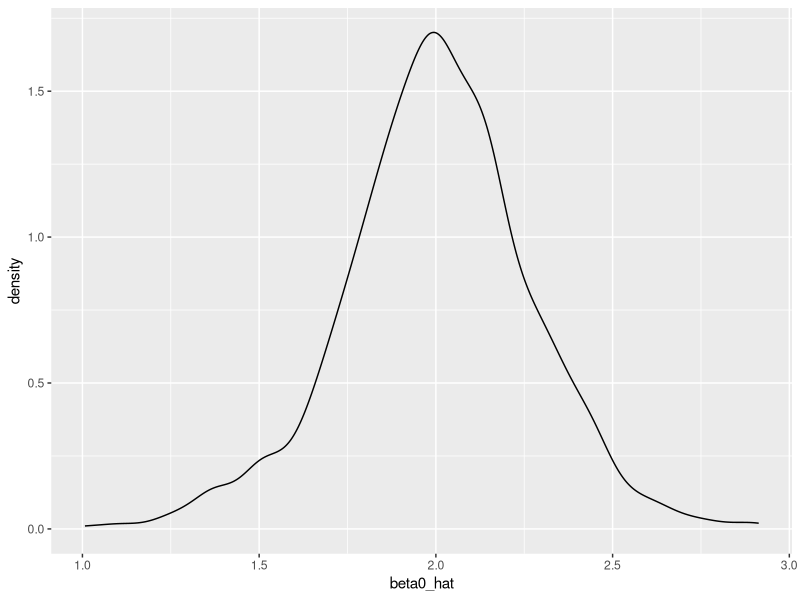
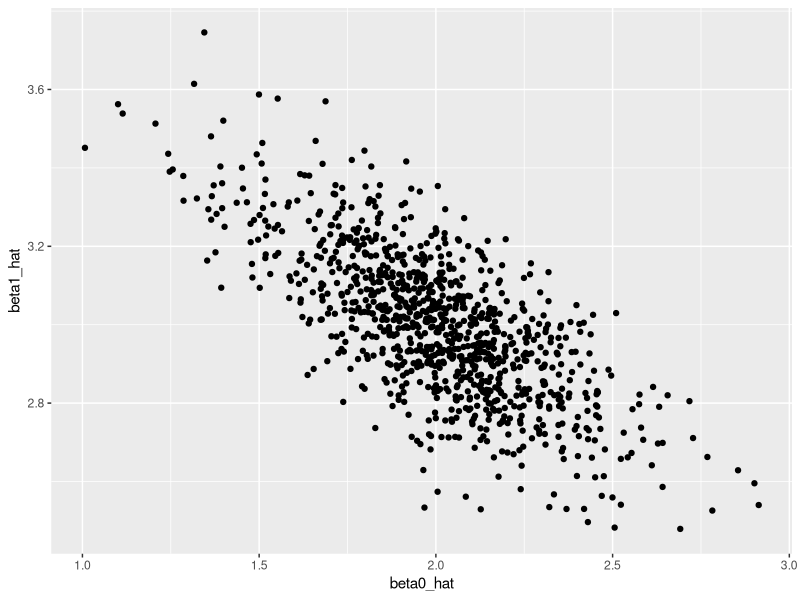
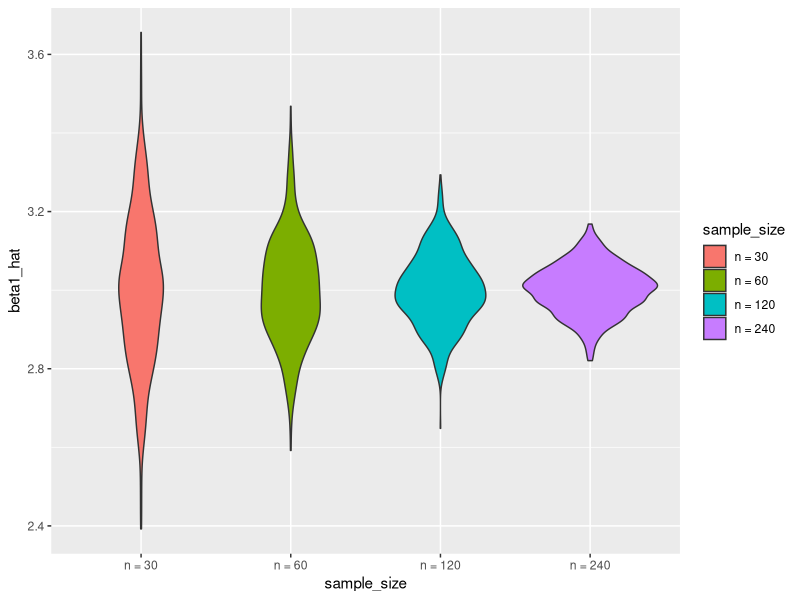
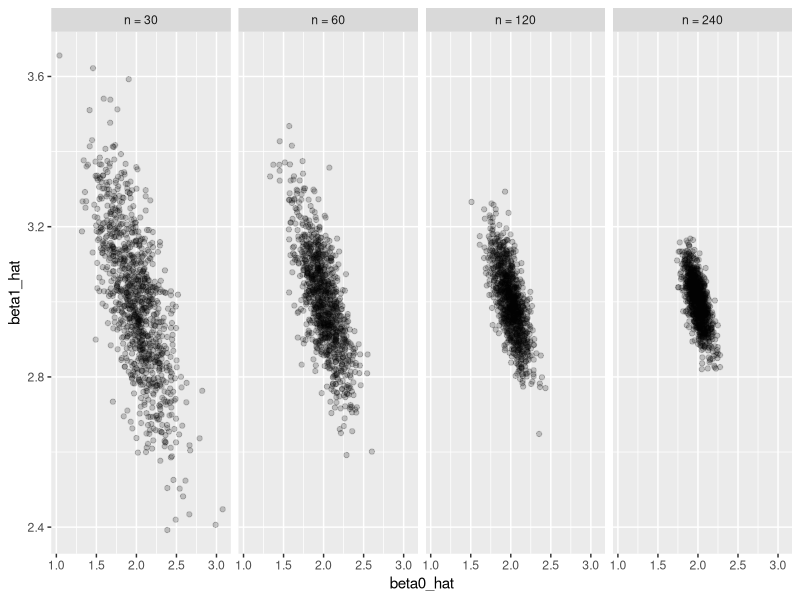
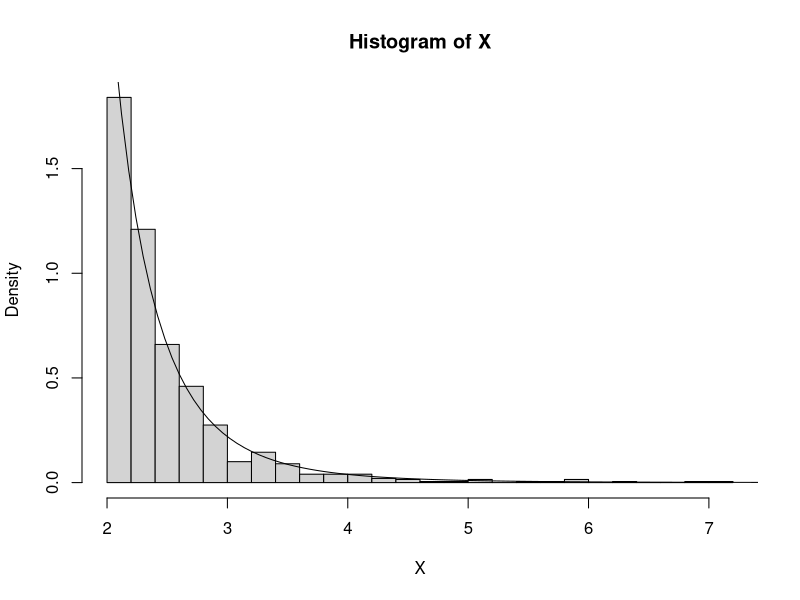
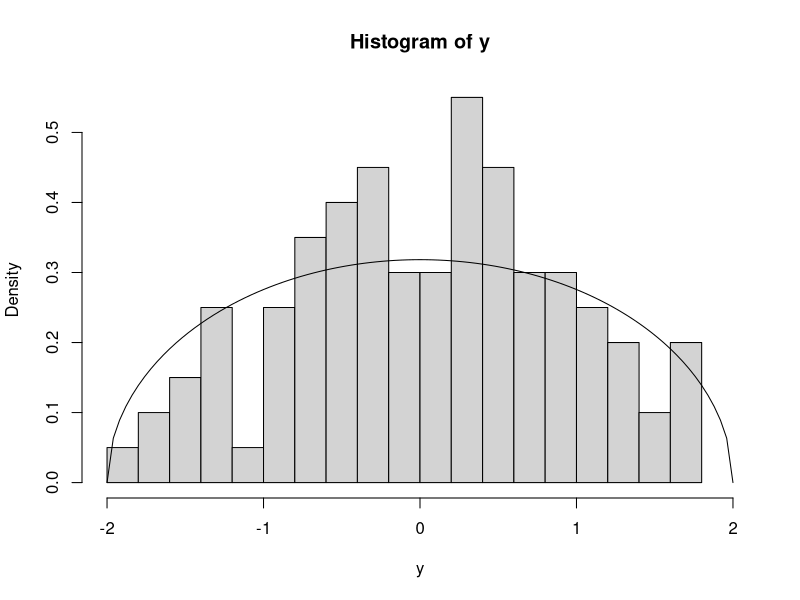

Recreate these plots in R, in order. (Note: this script raises an error after producing the figures.)
## ---- chunk 1
knitr::opts_chunk$set(echo = FALSE,warning = FALSE,message = FALSE)
library(tidyverse)
library(kableExtra)
set.seed(1)
## ---- chunk 2
sim_regression = function(n, beta0 = 2, beta1 = 3) {
  #generate simulation data
  sim_data = tibble(
    x = rnorm(n, mean = 1, sd = 1),
    y = beta0 + beta1 * x + rnorm(n, 0, 1)
  )
  # fit data with linear model
  ls_fit = lm(y ~ x, data = sim_data)
  tibble(
    beta0_hat = coef(ls_fit)[1],
    beta1_hat = coef(ls_fit)[2]
  )
}
## ---- chunk 3
output = vector("list", 1000)
for (i in 1:1000) {
  output[[i]] = sim_regression(n = 30)
}
sim_results = bind_rows(output) 

# bind_rows: useful function to combine the rows
## ---- chunk 4
sim_results = 
  rerun(1000, sim_regression(30, 2, 3)) %>% 
  bind_rows()
## ---- chunk 5
# ensure beta0_hat follows normal distribution
sim_results %>% 
  ggplot(aes(x = beta0_hat)) + 
  geom_density()

## ---- chunk 6
# plot the result
sim_results %>% 
  ggplot(aes(x = beta0_hat, y = beta1_hat)) + 
  geom_point()
## ---- chunk 7
n_list = list("n_30"  = 30, 
              "n_60"  = 60, 
              "n_120" = 120, 
              "n_240" = 240)
output = vector("list", length = 4)

for (i in 1:4) {
  output[[i]] = rerun(100, sim_regression(n_list[[i]])) %>% 
    bind_rows
}
## ---- chunk 8
simulate_n_regressions = 
  function(n_runs = 100, n, beta0 = 2, beta1 = 3) {
  rerun(n_runs, sim_regression(n, beta0, beta1)) %>% 
    bind_rows()
}
sim_results = 
  tibble(sample_size = c(30, 60, 120, 240)) %>% 
  mutate(estimate_dfs = 
    map(.x = sample_size, ~simulate_n_regressions(n = .x))) %>% 
  unnest
## ---- chunk 9
sim_results = 
  tibble(sample_size = c(30, 60, 120, 240)) %>% 
  mutate(
  estimate_dfs = map(.x = sample_size, 
      ~simulate_n_regressions(n_runs = 1000, n = .x))
  ) %>% unnest
## ---- chunk 10
sim_results %>% 
  mutate(
    sample_size = str_c("n = ", sample_size),
    sample_size = fct_inorder(sample_size)) %>% 
  ggplot(aes(x = sample_size, y = beta1_hat, fill = sample_size)) + 
  geom_violin()
## ---- chunk 11
sim_results %>% 
  mutate(
    sample_size = str_c("n = ", sample_size),
    sample_size = fct_inorder(sample_size)) %>% 
  ggplot(aes(x = beta0_hat, y = beta1_hat)) + 
  geom_point(alpha = .2) + 
  facet_grid(~sample_size)
## ---- chunk 12
sim_results %>% 
  gather(key = parameter, value = estimate, beta0_hat:beta1_hat) %>% 
  group_by(parameter, sample_size) %>% 
  summarize(emp_mean = mean(estimate),
            emp_var = var(estimate)) %>% 
  knitr::kable(digits = 3) %>% 
  kable_styling(
    latex_options = c("scale_down"))
  
## ---- chunk 13
set.seed(111)
ar_generator = function(n,alpha,gamma) {
  U <- runif(n);
  X <- (alpha/(1-U)^(1/gamma))
  return(X)}
X <- ar_generator(1000, alpha = 2, gamma = 5)

alpha = 2; gamma = 5
hist(X,prob=TRUE,breaks = 20)
curve(gamma*alpha^gamma/{x^(gamma+1)},2,8,add = TRUE)
## ---- chunk 14
accrej <- function(fdens, gdens, M, beta, x){
  ncand <- length(x) # Generate the uniforms 
  u <- runif(ncand)
  accepted <- NULL           # Initialize the vector of accepted values
  for(i in 1:ncand) {
    if(u[i] <= fdens(x[i],beta) / (M * gdens(x[i],beta)))
       accepted <- c(accepted, x[i])}
  return(accepted[1:100])
}

unifbetadens = function(x,beta)  ## Convenient 
  if(x> -beta & x < beta)
    return(1/(2*beta))
witchshatdens = function(x,beta) ## Target
  if(x> -beta & x < beta)
    return(2/(pi* beta^2) * sqrt(beta^2 - x^2))

set.seed(111)
beta = 2
x = 2*beta* runif(1000) - beta  # U(-beta,beta)
y = accrej(witchshatdens, unifbetadens, M = 4/pi, beta = 2, x)

hist(y,prob = TRUE, breaks = 15, xlim = c(-beta,beta))
curve(2/(pi* beta^2) * sqrt(beta^2 - x^2),-2,2,add = TRUE)
## ---- chunk 15
set.seed(111)
N = 10000
u = runif(N)
y = sum(exp(u^2))/N
## ---- chunk 16
generate_data = function(n = 1000, c =1, correlation = 0.3,
                         strong_coeff = strong_coeff,
                       strong_num = st_weak_num[k,1],
                       wai_num = st_weak_num[k,2], 
                       wbc_num = st_weak_num[k,3],
                       num_p = 50){
  null_num = num_p - wbc_num - wai_num - strong_num
  ## the coeff for wai and wbc
  threshold = c * (log(num_p)/n)^0.5
  ## the condition that cor(Xj,Xj')=correlation for j' belongs to strong signals 
  matrix = diag(num_p)
  matrix[1, (strong_num + wai_num + 1):(strong_num + wai_num + wai_num)] = correlation
  matrix[(strong_num + wai_num + 1):(strong_num + wai_num + wai_num), 1] = correlation
  ## generate data from multivariate normal
  X = mvrnorm(n = n, mu = rep(0, num_p), Sigma = matrix, empirical = F, tol = 0.1)
  ## set the coeffecient beta
  b_true = c(rep(strong_coeff, strong_num),rep(threshold, wai_num), 
    rep(threshold, wbc_num), rep(0, null_num) 
  )
  ## get response Y
  Y = 1 + X %*% b_true + rnorm(n)
  data = as_tibble(data.frame(cbind(X, Y)))
  return(data)
}
## ---- chunk 17
knitr::include_graphics("plot_xinru/plot3.png")
